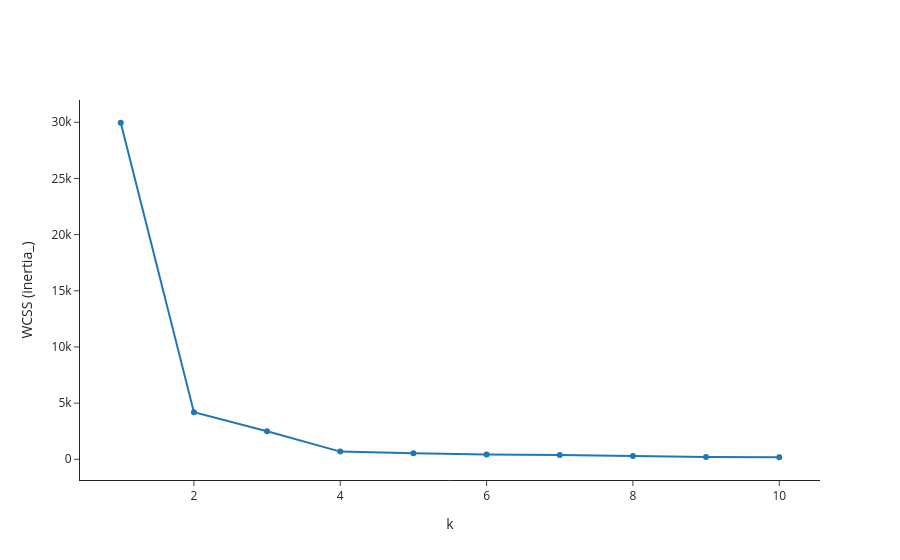

Source (notebook cell):
### Code cell
# The elbow curve: the bend is at k = 4
go.Figure(go.Scatter(x=list(range(1, 11)), y=wcss, mode="lines+markers")).update_layout(
    template="simple_white", xaxis_title="k", yaxis_title="WCSS (inertia_)")

### Figure 1 — Plotly figure (JSON) as saved in the notebook; plotly's stock layout.template omitted (floating-point values rounded to 4 significant figures)
{"data": [{"mode": "lines+markers", "type": "scatter", "x": [1, 2, 3, 4, 5, 6, 7, 8, 9, 10], "y": [29960.0, 4184.0, 2503.0, 682.0, 530.4, 420.7, 385.4, 294.1, 204.4, 181.2]}], "layout": {"xaxis": {"title": {"text": "k"}}, "yaxis": {"title": {"text": "WCSS (inertia_)"}}}}
